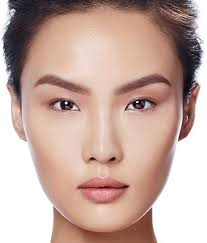
//> input picture On Linux/img.jpeg, 207 x 243 px, given in place of the camera
$ ./main   (built with g++ and OpenCV 4)
//> lines starting //> are read from the running program, lines starting //| are printed output that depends on the picture
#include "opencv2/objdetect.hpp"
#include "opencv2/highgui.hpp"
#include "opencv2/imgproc.hpp"
#include "opencv/cv.hpp"
#include <iostream>
#include <stdio.h>

using namespace std;
using namespace cv;

int main(int argc, const char** argv)
{
	//create cascade classifier object used for face detection
	CascadeClassifier face_cascade;
	CascadeClassifier eyes_cascade;
	CascadeClassifier mouth_cascade;

	//use haarcascade library
	face_cascade.load("haarcascade_frontalface_alt.xml");
	eyes_cascade.load("haarcascade_eye_tree_eyeglasses.xml");
	mouth_cascade.load("haarcascade_mcs_mouth.xml");

	//setup Video Capture device and link it to the first capture device
	VideoCapture captureDevice;
	captureDevice.open(0);

	//setup	image files used in the capture process
	Mat captureFrame;
	Mat grayscaleFrame;

	//create a window to present the results
	namedWindow("Mood Detection", 1);

	//create a loop to capture and find faces
	while(true)
	{
		//capture a new image frame
		captureDevice>>captureFrame;
//> captureFrame is the input picture: 243 rows x 207 cols, CV_8UC3; mean B, G, R 159.4, 169, 196.8

		//convert captured image to grayscale and  equalize
		cvtColor(captureFrame, grayscaleFrame, CV_BGR2GRAY);
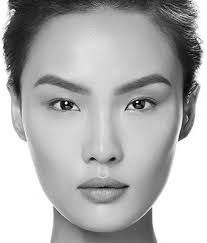
//> grayscaleFrame: 243 rows x 207 cols, CV_8UC1; min 1, max 255, mean 176.2
		equalizeHist(grayscaleFrame, grayscaleFrame);
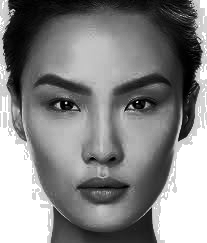
//> grayscaleFrame: 243 rows x 207 cols, CV_8UC1; min 0, max 255, mean 131.9

		//create a vector array to store the face and eyes found
		std::vector<Rect> faces;

		//find faces and store them in the vector array
		face_cascade.detectMultiScale(grayscaleFrame, faces, 1.1, 3 , CV_HAAR_FIND_BIGGEST_OBJECT|CV_HAAR_SCALE_IMAGE, Size(30,30));
//> faces = 1 Rect (x, y, width, height): [22, 41, 162, 162]

		//draw a rectangle for all found faces in the vector array on original image
		for (int i=0;i<faces.size();i++)
		{
			Point pt1(faces[i].x +  faces[i].width, faces[i].y + faces[i].height);
			Point pt2(faces[i].x, faces[i].y);

			rectangle(captureFrame, pt1, pt2, cvScalar(0, 255, 0, 0), 1, 8, 0);

			Mat faceROI = grayscaleFrame( faces[i] );
			std::vector<Rect> eyes;

			//find eyes and store them in the vector array
			eyes_cascade.detectMultiScale(faceROI, eyes, 1.1, 3, CV_HAAR_FIND_BIGGEST_OBJECT|CV_HAAR_SCALE_IMAGE, Size(30,30));

			//draw a rectangle for all found eyes in the vector array on original image
			for (int j=0;j<eyes.size();j++)
			{
				Point center(faces[i].x +  eyes[j].x + eyes[j].width*0.5, faces[i].y + eyes[j].y + eyes[j].height*0.5);
				int radius = cvRound( (eyes[j].width + eyes[j].height)*0.25 );
				circle( captureFrame, center, radius, Scalar( 255, 0, 0 ), 1, 8, 0 );
			}

//> (the run ends here: the program needs code that is not available in this run, at `Mat eyesROI = grayscaleFrame(eyes[j]);`)
